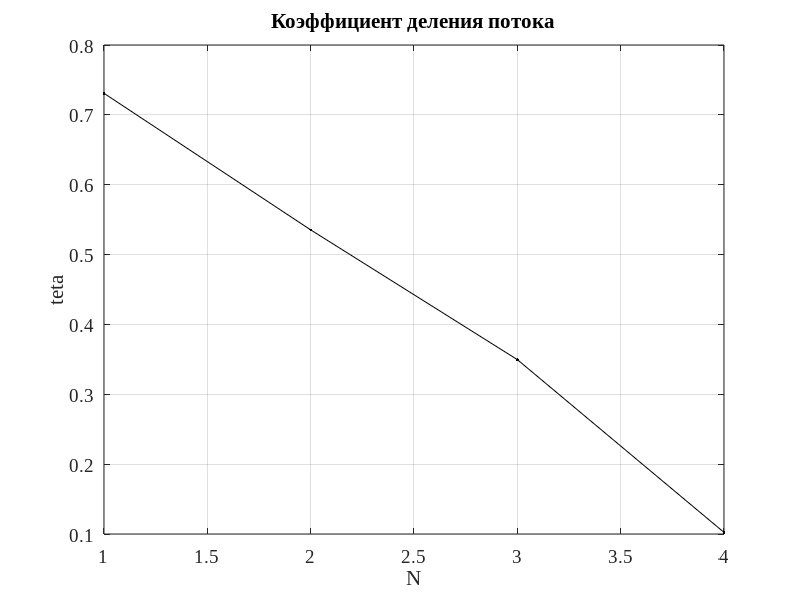
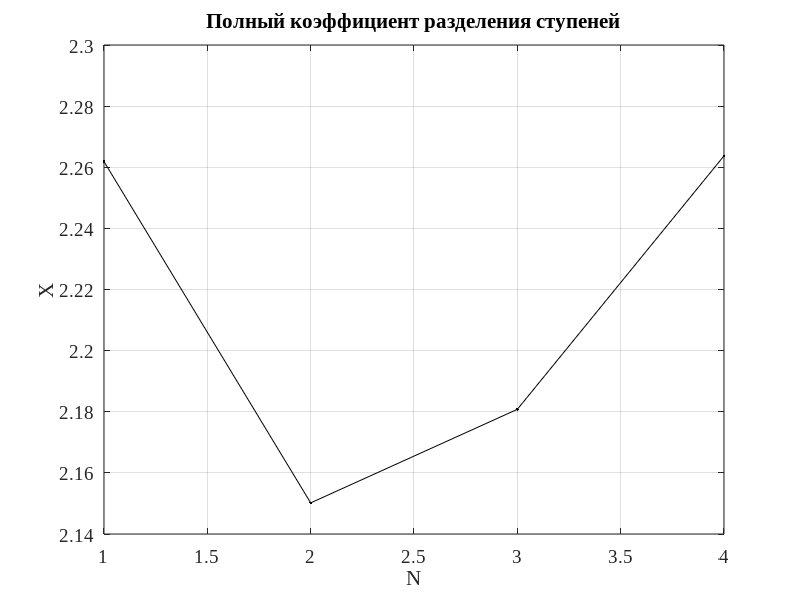
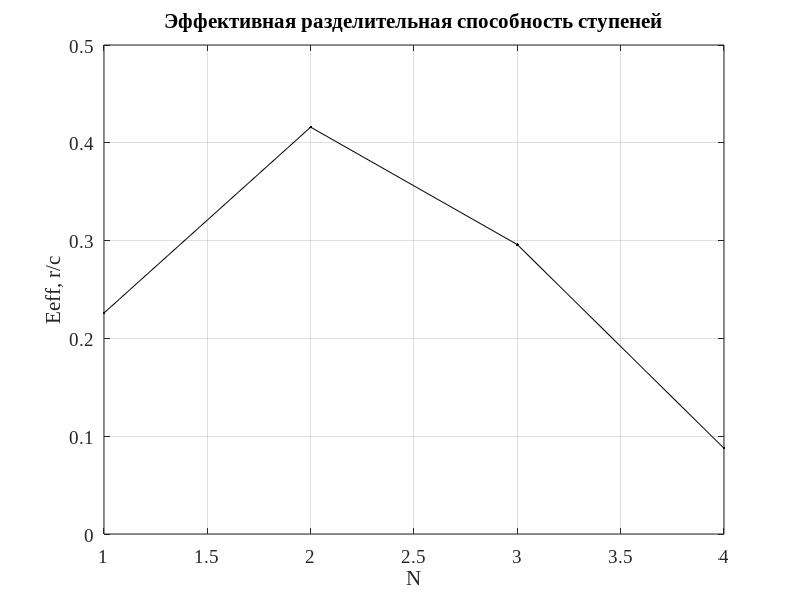
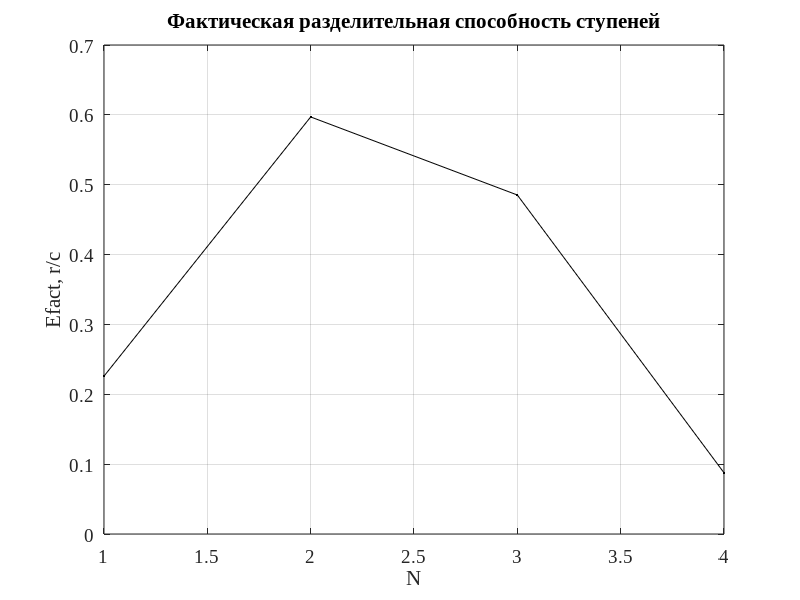

Recreate these plots in MATLAB, in order.
%% Практическая работа 1 по ТКРДИС...
..."Изучение описания программного обеспечения для расчета каскадов и проведения расчетов" 
clear; clc; format; close all;

%% Данные расчета
N = [1 2 3 4]; % номер ступени
teta = [0.730842721362533 0.535364159383622 0.349634119842423 0.102340714536424]; % коэффициент деления потока
X = [2.26185114505698 2.1501816049639 2.18079009320235 2.26372692936943]; % полный коэффициент разделения ступеней
Eeff = [0.225996095897646 0.415990609208414 0.29592035176362 0.087643957341513]; % эффективная разделительная способность ступеней
Efact = [0.225996064404838 0.597018210534065 0.485282224956114 0.0876439524372612]; % фактическая разделительная способность ступеней

%% Графики 
figure(1);
plot(N, teta, 'k.-'); grid on;
xlabel('N', 'FontSize', 14, 'FontName', 'TimesNewRoman');
ylabel('teta', 'FontSize', 14, 'FontName', 'TimesNewRoman');
title('Коэффициент деления потока', 'FontSize', 14, 'FontName', 'TimesNewRoman'); 
set(gca, 'FontSize', 14, 'FontName', 'TimesNewRoman');

figure(2);
plot(N, X, 'k.-'); grid on;
xlabel('N', 'FontSize', 14, 'FontName', 'TimesNewRoman');
ylabel('X', 'FontSize', 14, 'FontName', 'TimesNewRoman');
title('Полный коэффициент разделения ступеней', 'FontSize', 14, 'FontName', 'TimesNewRoman'); 
set(gca, 'FontSize', 14, 'FontName', 'TimesNewRoman');

figure(3);
plot(N, Eeff, 'k.-'); grid on;
xlabel('N', 'FontSize', 14, 'FontName', 'TimesNewRoman');
ylabel('Eeff, r/c', 'FontSize', 14, 'FontName', 'TimesNewRoman');
title('Эффективная разделительная способность ступеней', 'FontSize', 14, 'FontName', 'TimesNewRoman'); 
set(gca, 'FontSize', 14, 'FontName', 'TimesNewRoman');

figure(4);
plot(N, Efact, 'k.-'); grid on;
xlabel('N', 'FontSize', 14, 'FontName', 'TimesNewRoman');
ylabel('Efact, r/c', 'FontSize', 14, 'FontName', 'TimesNewRoman');
title('Фактическая разделительная способность ступеней', 'FontSize', 14, 'FontName', 'TimesNewRoman'); 
set(gca, 'FontSize', 14, 'FontName', 'TimesNewRoman');
